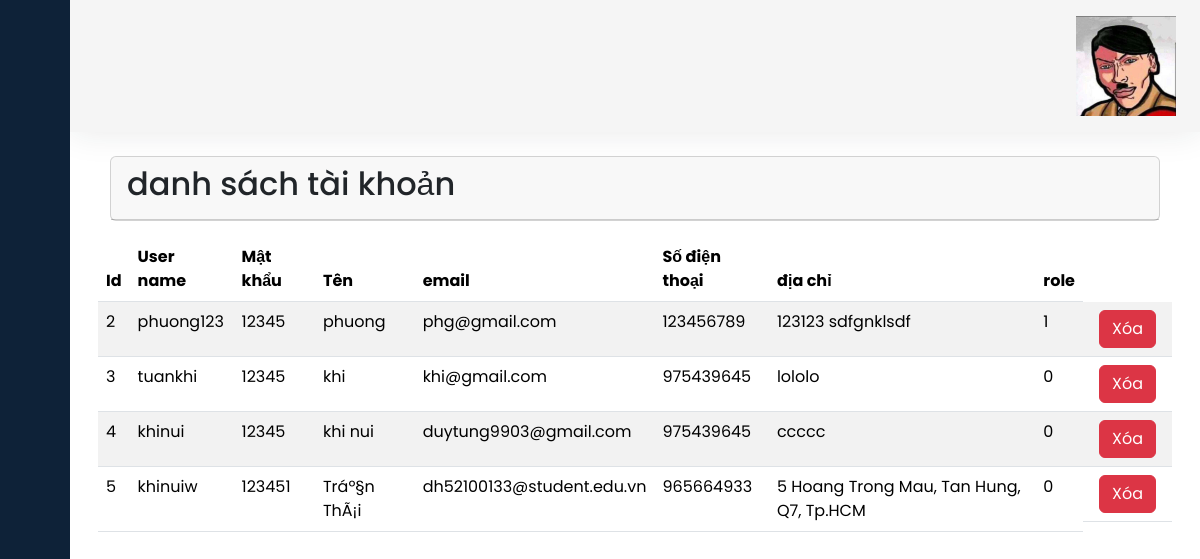
The app's page /admin/index.php?page_layout=taikhoan (signed in) with its own data.
### tables this page shows
CREATE TABLE IF NOT EXISTS `taikhoan` (
  `id_tk` int(11) NOT NULL AUTO_INCREMENT,
  `username` varchar(250) NOT NULL,
  `password` varchar(250) NOT NULL,
  `name` varchar(50) DEFAULT NULL,
  `email` varchar(100) DEFAULT NULL,
  `phone` int(11) DEFAULT NULL,
  `address` varchar(250) DEFAULT NULL,
  `role` tinyint(1) DEFAULT '0',
  PRIMARY KEY (`id_tk`)
);

### connect/user.php (called while the page is built, shortened)
<?php
function getalluser()
{
    $conn = connectdb();
    $stmt = $conn->prepare("select * from taikhoan");
    $stmt->execute();
    $kq = $stmt->fetchALL();
    return $kq;
}

### admin/account.php (the view, shortened to what this page needs)
<div class="container-fluid">
    <div class="card">
        <div class="card-header d-flex justify-content-between">
            <h2>danh sách tài khoản</h2>
        </div>
    </div>
    <table class="table table-striped">
        <thead class="thead-dark">
            <tr>
                <th>Id</th>
                <th>User name</th>
                <th>Mật khẩu</th>
                <th>Tên</th>
                <th>email</th>
                <th>Số điện thoại</th>
                <th>địa chỉ</th>
                <th>role</th>
            </tr>
        </thead>
        <tbody>
            <?php
            if (isset($kq) && (count($kq) > 0)) {
                foreach ($kq as $dm) {
                    echo '<tr>
                                    <td>' . $dm['id_tk'] . '</td>
                                    <td>' . $dm['username'] . '</td>
                                    <td>' . $dm['password'] . '</td>
                                    <td>' . $dm['name'] . '</td>
                                    <td>' . $dm['email'] . '</td>
                                    <td>' . $dm['phone'] . '</td>
                                    <td>' . $dm['address'] . '</td>
                                    <td>' . $dm['role'] . '</td>
                                    <td class="d-flex">
                                    <a href="index.php?page_layout=deltk&id_tk=' . $dm['id_tk'] . '" class="btn btn-danger mx-2">Xóa</a>
                                    </td>
                                    </tr>';
                }
            }
            ?>
        </tbody>
    </table>

### css/style.css (style rules this page uses)
a { text-decoration: none; }
body { font-family: 'Poppins', sans-serif; }

### records on screen
taikhoan: id_tk "2", username "phuong123", password "12345", name "phuong", email "phg@gmail.com", phone "123456789", address "123123 sdfgnklsdf", role "1"
taikhoan: id_tk "3", username "tuankhi", password "12345", name "khi", email "khi@gmail.com", phone "975439645", address "lololo", role "0"
taikhoan: id_tk "4", username "khinui", password "12345", name "khi nui", email "duytung9903@gmail.com", phone "975439645", address "ccccc", role "0"
taikhoan: id_tk "5", username "khinuiw", password "123451", name "Tráº§n ThÃ¡i", email "dh52100133@student.edu.vn", phone "965664933", address "5 Hoang Trong Mau, Tan Hung, Q7, Tp.HCM", role "0"
